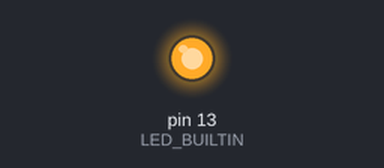
A sketch run on a simulated Arduino Uno, built with avr-gcc and run on an emulated ATmega328P. Shown: output pins drawn as LEDs (lit = HIGH).

Above: at 1.5 s.
At 4.5 s:
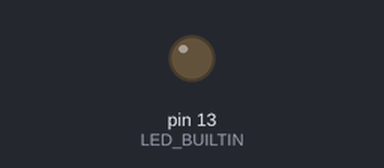
Timing chart, 0 to 7.8 s (numbered marks = the images above):
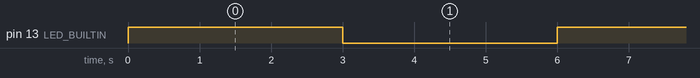

The sketch:

sketch01_start.ino
```cpp
void setup() {
  // put your setup code here, to run once:
  pinMode(LED_BUILTIN, OUTPUT);
}

void loop() {
  // put your main code here, to run repeatedly:
  digitalWrite(LED_BUILTIN, HIGH); // HIGH = +5V
  delay(3000);
  digitalWrite(LED_BUILTIN, LOW); // LOW = 0V
  delay(3000);
}
```

Measured:
- by itself, pin 13 (LED_BUILTIN): alternates HIGH for 3.0 s and LOW for 3.0 s
